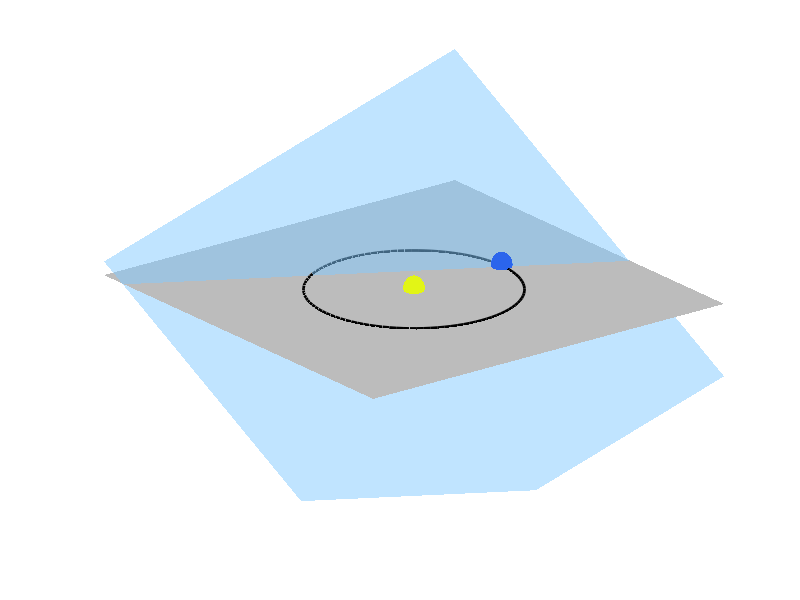

Reproduce this figure in MATLAB. (Note: this script raises an error after producing the figure.)

% Earth Centered Intertial (J2000/EME200) Coordinate system

% set size of figure
figure('Renderer','painters','Position',[10 10 1000 700])

addpath '/home/mark.miesch/opt/matlab_exchange'

% draw ecliptic
[x y] = meshgrid(-2:0.02:2)
z = zeros(size(x,1))
surf(x,y,z,'FaceAlpha',0.5,'EdgeColor','none','FaceColor','#797979')
xlim([-2,2])
ylim([-2,2])
zlim([-1,1])
axis off

% draw sun
hold on
[x,y,z] = ellipsoid(0,0,0,0.1,0.1,0.1,100)
surf(x,y,z,'FaceColor','#E2F516','EdgeColor','none')

% draw earth
hold on
[x,y,z] = ellipsoid(1,0,0,0.1,0.1,0.1,100)
surf(x,y,z,'FaceColor','#2B65EC','EdgeColor','none')

% Draw Earth's orbit
hold on
t = 0:pi/50:2*pi
x = sin(t)
y = cos(t)
z = zeros(size(x))
plot3(x,y,z,'Color','black','LineWidth',2)

% draw Earth's equatorial plane
th = 23.5 * pi / 180.0
ph = - 30 * pi / 180.0
A = sin(th)*sin(ph)
B = - sin(th)*cos(ph)
C = cos(th)
D = -1*A
[x y] = meshgrid(-2:0.02:2)
z = -1/C*(A*x + B*y + D)
surf(x,y,z,'EdgeColor','none','FaceColor','#82CAFF','FaceAlpha',0.5)

% draw axes
dd = sqrt(1 + (A/B)^2)
xx = 1.0 / dd
xy = - A / (B*dd)
yx = - C*xy
yy = C*xx
yz = A*xy - B*xx
p0 = [1,0,0];
px = [xx+1,xy,0];
py = [yx+1,yy,yz];
pz = [A+1,B,C];
mArrow3(p0,px)
mArrow3(p0,py)
mArrow3(p0,pz)

% draw angle
%y1 = - A / B
%p1 = [2,y1,0]
%z2 = 0.5
%y2 = - (A + C*z2)/B
%p2 = [2,y2,z2]
%L = sqrt((y2-y1)^2 + z2^2)
%y3 = y1 + L
%plot3([2,2],[y1,y2],[0,z2],'Color','black','Linewidth',2)
%plot3([2,2],[y1,y3],[0,0],'Color','black','Linewidth',2)

x2 = yx+1
y2 = yy

plot3([1,x2],[0,y2],[0,0],'--','Color','black','Linewidth',2)

%r = 0.5
%zeta = 0:0.01:th
%z = r * sin(zeta)
%y = - r * cos(zeta) 
%x = 1 + sqrt(r^2 - y^2 - z^2)
%plot3(x,y,z)

% rotate view
view(60,40)